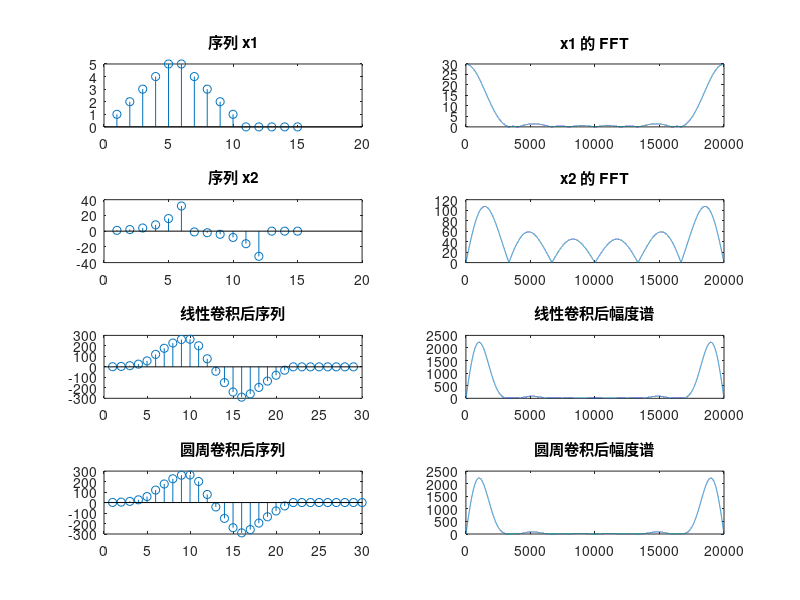
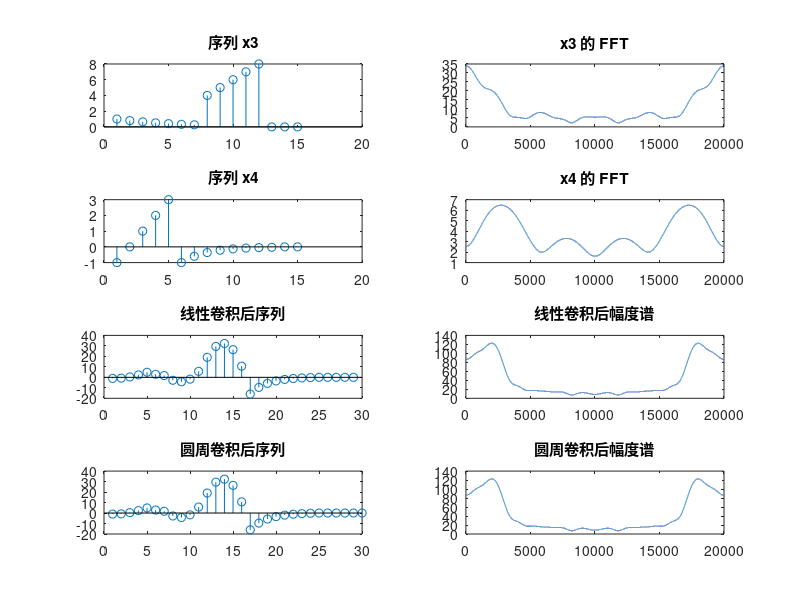

These figures' MATLAB source, in order:
clc; clear; close all;
%% 用 FFT 计算下列两个离散序列的线性卷积，在绘图窗口绘制这两个离散序列及其卷积后序列的幅度谱，分析幅度谱之间的关系
x1 = zeros(1, 15);
x2 = zeros(1, 15);
x3 = zeros(1, 15);
x4 = zeros(1, 15);
n = 1:20000;

% 生成序列 x1
x1(1:5) = 1:5;
x1(6:10) = 5:-1:1;

% 绘制序列 x1 及其 FFT
subplot(4, 2, 1);
stem(x1);
title('序列 x1');

x1_fft = fft(x1, 20000);
subplot(4, 2, 2);
plot(n, abs(x1_fft));
title('x1 的 FFT');

% 生成序列 x2
x2(1:6) = 2 .^ (0:5);
x2(7:12) = -2 .^ (0:5);

% 绘制序列 x2 及其 FFT
subplot(4, 2, 3);
stem(x2);
title('序列 x2');

x2_fft = fft(x2, 20000);
subplot(4, 2, 4);
plot(n, abs(x2_fft));
title('x2 的 FFT');

% 计算卷积后幅度谱及序列

z2 = conv(x1, x2);
z2_fft = fft(z2, 20000);
subplot(4, 2, 5);
stem(1:length(z2), z2);
title('线性卷积后序列');
subplot(4, 2, 6);
plot(n, abs(z2_fft));
title('线性卷积后幅度谱');

z = x1_fft .* x2_fft;
z1 = ifft(z);
subplot(4, 2, 7);
stem(1:30, z1(1:30));
title('圆周卷积后序列');
subplot(4, 2, 8);
plot(n, abs(z));
title('圆周卷积后幅度谱');

figure;

% 生成序列 x3
x3(1:7) = 0.8 .^ (0:6);
x3(8:12) = 4:8;

% 绘制序列 x3 及其 FFT
subplot(4, 2, 1);
stem(x3);
title('序列 x3');

x3_fft = fft(x3, 20000);
subplot(4, 2, 2);
plot(n, abs(x3_fft));
title('x3 的 FFT');

% 生成序列 x4
x4(1:5) = -1:3;
x4(6:13) = -0.6 .^ (0:7);

% 绘制序列 x4 及其 FFT
subplot(4, 2, 3);
stem(x4);
title('序列 x4');

x4_fft = fft(x4, 20000);
subplot(4, 2, 4);
plot(n, abs(x4_fft));
title('x4 的 FFT');

% 计算卷积后幅度谱及序列
o_2 = conv(x3, x4);
o_2_fft = fft(o_2, 20000);
subplot(4, 2, 5);
stem(1:length(o_2), o_2);
title('线性卷积后序列');
subplot(4, 2, 6);
plot(n, abs(o_2_fft));
title('线性卷积后幅度谱');

o = x3_fft .* x4_fft;
o1 = ifft(o);
subplot(4, 2, 7);
stem(1:30, o1(1:30));
title('圆周卷积后序列');
subplot(4, 2, 8);
plot(n, abs(o));
title('圆周卷积后幅度谱');
